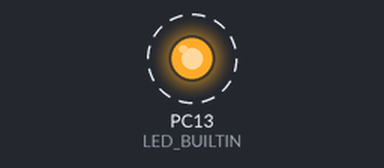
Bench run of a sketch on a simulated STM32 Blue Pill. Parts: output pins drawn as LEDs (lit = HIGH). Dashed ring = blinking.

Above: at 0.5 s.
Timing chart, 0 to 4.6 s (numbered marks = the images above):
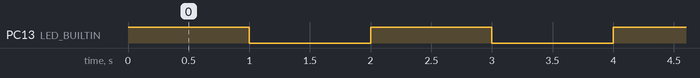

The sketch:

stm32-blink.ino
```cpp
/************************************************************************************
 *  Created By: Tauseef Ahmad
 *  Created On: 10 October, 2021
 *
 *  Tutorial Video: https://youtu.be/uGDCRys2WIY
 *  My Channel: https://www.youtube.com/channel/UCOXYfOHgu-C-UfGyDcu5sYw/
 *
 *  *********************************************************************************
 *  Preferences--> Aditional boards Manager URLs :
 *  For STM32:
 *  http://dan.drown.org/stm32duino/package_STM32duino_index.json
 *
 *  STM32 Flasher Tool:
 *  https://www.st.com/en/development-tools/flasher-stm32.html
 *
 *  STM32 bin File: (generic_boot20_PC13.bin)
 *  https://github.com/rogerclarkmelbourne/STM32duino-bootloader/tree/master/binaries
 *
 *  STM32 Maple Driver:
 *  https://github.com/rogerclarkmelbourne/Arduino_STM32
 **********************************************************************************/

#define LED_BUILTIN PC13

// the setup function runs once when you press reset or power the board
void setup() {
  // initialize digital pin LED_BUILTIN as an output.
  pinMode(LED_BUILTIN, OUTPUT);
}

// the loop function runs over and over again forever
void loop() {
  digitalWrite(LED_BUILTIN, HIGH);   // turn the LED on (HIGH is the voltage level)
  delay(1000);                       // wait for a second
  digitalWrite(LED_BUILTIN, LOW);    // turn the LED off by making the voltage LOW
  delay(1000);                       // wait for a second
}
```

Measured:
- by itself, PC13 (LED_BUILTIN): alternates HIGH for 1.0 s and LOW for 1.0 s
